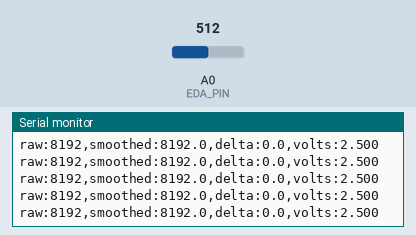
This sketch was run on a simulated Arduino Uno R4 Minima. Parts: the last lines printed to the serial monitor. The inputs (shaded band) are chosen by the test bench; at power-on: A0 (EDA_PIN) = 512 (analog values on the 0–1023 scale).

Above: at 6.2 s.
6.3 s: A0 (EDA_PIN) set to 716
At 6.32 s:
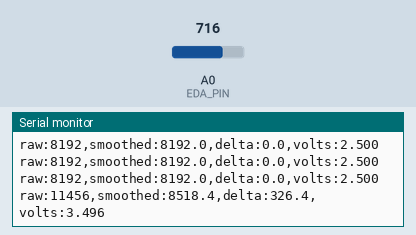
7.8 s: A0 (EDA_PIN) set to 900
At 7.82 s:
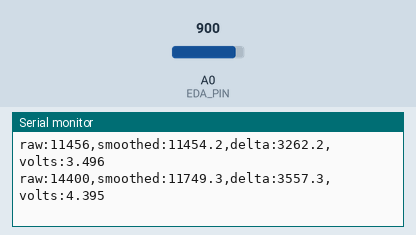
Timing chart, 0 to 10.8 s (numbered marks = the images above; inputs shaded):
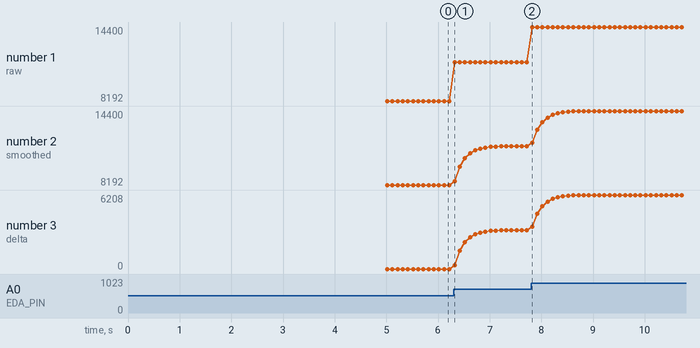

The sketch:

TestEda.ino
```cpp
/*
  TestEda.ino - proof-of-concept EDA (electrodermal activity) reader
  Board: Arduino Uno R3 (portable to R4 - see notes below)
  Sensor: ODAX EDA Maker board (datasheet ODAX-EDA-MB1-R1, Rev R1)

  Wiring (verify order against the board silkscreen):
    Sensor VIN  -> 5V   (3.3V also OK; datasheet allows 3.0-5.0V)
    Sensor GND  -> GND
    Sensor VOUT -> A0
    Electrode leads -> 3.5mm jack on the board (NOT to GND)

  SAFETY (datasheet 4.2): power from battery only while electrodes touch skin.
  No mains adapter. Run the laptop on battery (charger unplugged) when wearing
  the electrodes, or use a USB isolator.

  Signal: VOUT is ~0.1-1.2V typical, higher = more skin conductance.
  With the R3's 5V reference that is only ~20-245 ADC counts, which is
  fine for a demo. Bandwidth is ~6 Hz, so 50 Hz sampling is plenty.
  On the R4 the ADC is set to 14-bit below (about 330-3900 counts for this
  range), which makes small changes much easier to see. R3 stays at 10-bit.

  Serial at 115200 baud. Output: raw:..,smoothed:..,delta:..,volts:..
  Live plot: Arduino IDE Tools > Serial Plotter, or run plot_eda.py
  (close one before opening the other - only one program can hold the port).
*/

const uint8_t  EDA_PIN          = A0;     // analog input pin
const float    ADC_REF_VOLTS    = 5.0;    // R3 and R4 are both 5V
// ADC resolution: the R4 can read 14-bit (16x finer steps); the R3 is 10-bit.
// This picks the right one for whichever board the sketch is built for.
#if defined(ARDUINO_UNOR4_MINIMA) || defined(ARDUINO_UNOR4_WIFI) || defined(ARDUINO_ARCH_RENESAS_UNO)
  #define ADC_BITS 14
#else
  #define ADC_BITS 10
#endif
const uint16_t ADC_MAX          = (1 << ADC_BITS) - 1;   // 1023 on R3, 16383 on R4
const uint16_t SAMPLE_PERIOD_MS = 20;     // sample at 50 Hz
const uint16_t PRINT_PERIOD_MS  = 100;    // print 10x per second
const float    SMOOTH_ALPHA     = 0.1;    // 0..1, lower = smoother
const uint16_t BASELINE_MS      = 5000;   // time spent measuring baseline at startup

float smoothed = 0;
float baseline = 0;
uint32_t lastSample = 0;
uint32_t lastPrint  = 0;

void setup() {
  Serial.begin(115200);
  pinMode(EDA_PIN, INPUT);
#if ADC_BITS > 10
  analogReadResolution(ADC_BITS);
#endif

  Serial.println(F("EDA test starting. Keep fingers on electrodes and stay still..."));

  // Average readings for a few seconds to establish a resting baseline
  uint32_t start = millis();
  uint32_t sum = 0, n = 0;
  while (millis() - start < BASELINE_MS) {
    sum += analogRead(EDA_PIN);
    n++;
    delay(SAMPLE_PERIOD_MS);
  }
  baseline = (float)sum / n;
  smoothed = baseline;

  Serial.print(F("Baseline raw = "));
  Serial.println(baseline, 1);
  Serial.println(F("Streaming..."));
}

void loop() {
  uint32_t now = millis();

  // Fast sampling + low-pass filter (exponential moving average)
  if (now - lastSample >= SAMPLE_PERIOD_MS) {
    lastSample = now;
    int raw = analogRead(EDA_PIN);
    smoothed += SMOOTH_ALPHA * (raw - smoothed);
  }

  // Slower, human-readable printing
  if (now - lastPrint >= PRINT_PERIOD_MS) {
    lastPrint = now;
    int raw = analogRead(EDA_PIN);
    float volts = raw * ADC_REF_VOLTS / ADC_MAX;

    // "label:value" pairs: readable in Serial Monitor, plotted by the Arduino
    // IDE Serial Plotter, and parsed by plot_eda.py
    Serial.print(F("raw:"));       Serial.print(raw);
    Serial.print(F(",smoothed:")); Serial.print(smoothed, 1);
    Serial.print(F(",delta:"));    Serial.print(smoothed - baseline, 1);
    Serial.print(F(",volts:"));    Serial.println(volts, 3);
  }
}
```

Measured:
- after the input at 6.3 s, the serial monitor: prints a new line at once (image 1)
- after the input at 7.8 s, the serial monitor: prints a new line at once (image 2)
- plotted number 1: 8192 → 11456 after the input at 6.3 s, 11456 → 14400 after the input at 7.8 s
- plotted number 2: 8192 → 11454.2 after the input at 6.3 s, 11454.2 → 14400 after the input at 7.8 s
- plotted number 3: 0 → 3262.2 after the input at 6.3 s, 3262.2 → 6208 after the input at 7.8 s
